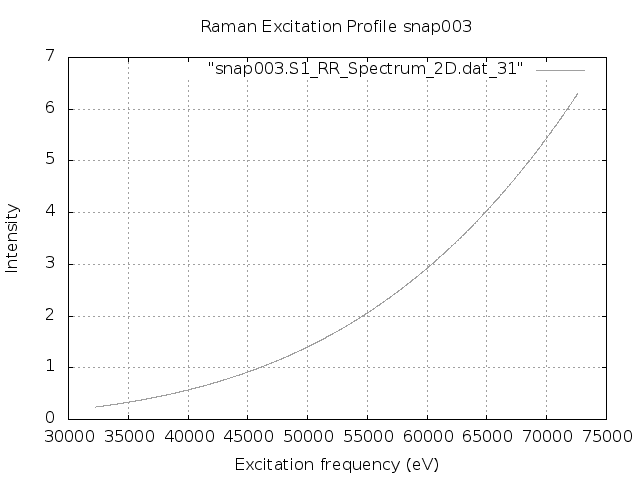

Generate this figure with gnuplot:
set terminal png
set output "snap003.S1.REP_frozen.png"
set xlabel 'Excitation frequency (eV)'
set ylabel 'Intensity'
set title "Raman Excitation Profile snap003"
set grid
set autoscale
plot "snap003.S1_RR_Spectrum_2D.dat_31" with lines lc "blue"
exit
